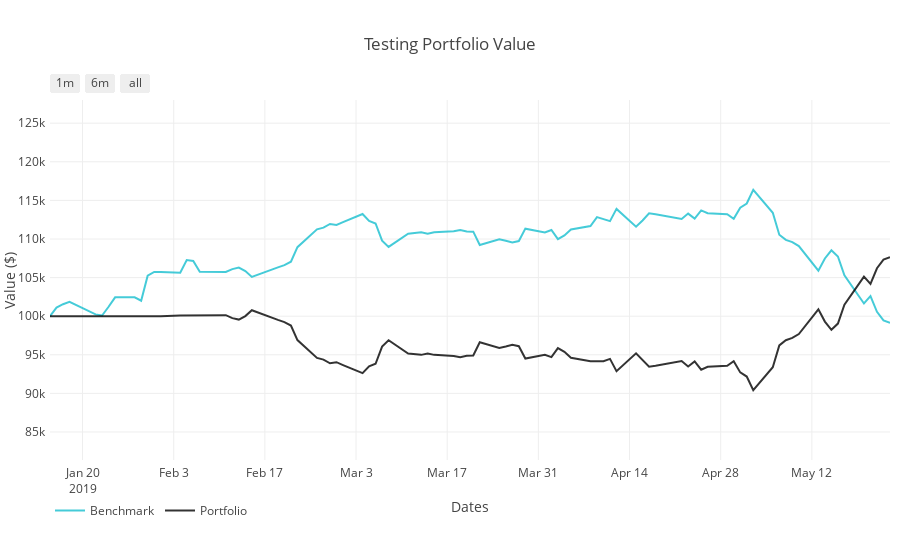

Notebook source saved alongside this figure:
### Code cell
plot_norm_data_test = plot_norm_data_vertical_lines(
    test_df_orders,
    test_portvals,
    test_portvals_bm,
    vert_lines=False,
    title="Testing Portfolio Value",
    xtitle="Dates",
    ytitle="Value ($)",
    output_type='nb')
iplot(plot_norm_data_test)
